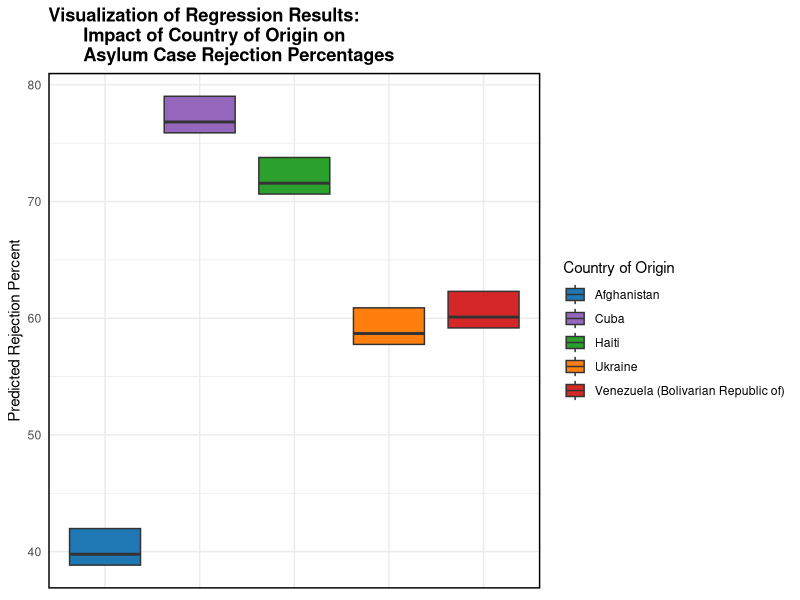
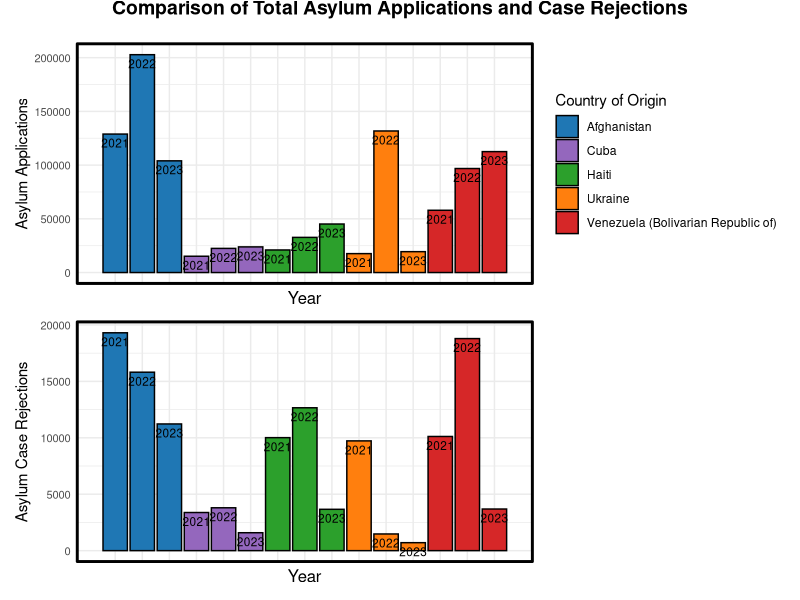

Here is the R script that generated these plots, in order:
library(tidyverse)
library(knitr)
library(patchwork)
library(cowplot)
library(kableExtra)

setwd("C:/Users/emory/Documents/Intro to Data and Statistics/Datasets")
df = read.csv("UNHCR Asylum Data.csv")


World_data <- read.csv("UNHCR Asylum Data.csv")%>%
  filter(Country.of.origin == "Ukraine"| Country.of.origin == "Cuba"| Country.of.origin
         == "Afghanistan"| Country.of.origin == "Haiti"| Country.of.origin ==
           "Venezuela (Bolivarian Republic of)")%>%
  filter(Cases...Persons == "P")%>%
  filter(Year>= 2021)%>%
  group_by(Country.of.asylum, Country.of.origin, Year)%>%
  summarize(Recognized.decisions = sum(Recognized.decisions), 
            Complementary.protection = sum(Complementary.protection),
            Rejected.decisions = sum(Rejected.decisions),
            Otherwise.closed = sum(Otherwise.closed), 
            Total.decisions = sum(Total.decisions))%>%
  mutate(
    Rejected.percent.overall = ((Rejected.decisions + Otherwise.closed) / Total.decisions) * 100,
    Rejected.case.percent = (Rejected.decisions / Total.decisions) * 100,
    Rejected.admin.percent = (Otherwise.closed / Total.decisions) * 100)


#Creation of Bargraph Visualization showcasing differences in asylum application and rejection rates
#by country of origin by asylum applicants. 

asylum_table <- World_data %>%
  group_by(Country.of.origin, Year) %>%
  summarize(Total_Asylum_Seekers = sum(Total.decisions))



asylum_table_rejections <- World_data%>%
  group_by(Country.of.origin, Year) %>%
  summarise(Total_asylum_case_rejections = sum(Rejected.decisions))



country_colors <- c(
  "Afghanistan" = "#1f77b4", 
  "Ukraine" = "#ff7f0e", 
  "Haiti" = "#2ca02c", 
  "Venezuela (Bolivarian Republic of)" = "#d62728",
  "Cuba" = "#9467bd"
)

asylum_table$Country_Year <- paste(asylum_table$Country.of.origin, asylum_table$Year, sep = "_")


asylum_table_rejections$Country_Year <- paste(asylum_table_rejections$Country.of.origin, asylum_table_rejections$Year, sep = "_")


desired_order <- c(
  "Afghanistan_2021", "Afghanistan_2022", "Afghanistan_2023",
  "Cuba_2021", "Cuba_2022", "Cuba_2023",
  "Haiti_2021", "Haiti_2022", "Haiti_2023",
  "Ukraine_2021", "Ukraine_2022", "Ukraine_2023",
  "Venezuela (Bolivarian Republic of)_2021", "Venezuela (Bolivarian Republic of)_2022", "Venezuela (Bolivarian Republic of)_2023"
)

asylum_table$Country_Year <- factor(asylum_table$Country_Year, levels = desired_order)
asylum_table_rejections$Country_Year <- factor(asylum_table_rejections$Country_Year, levels = desired_order)


plot_total_asylum <- ggplot(asylum_table, aes(x = Country_Year, y = Total_Asylum_Seekers, fill = Country.of.origin)) +
  geom_bar(stat = "identity", position = "dodge", colour = "black") +
  geom_text(aes(label = Year), position = position_dodge(width = 1), vjust = 1.5, size = 3) +  
  labs(x = "Year", 
       y = "Asylum Applications",
       fill = "Country of Origin") +
  scale_fill_manual(values = country_colors) +
  theme_minimal() +
  theme(axis.text.x = element_blank(),  
        axis.title.x = element_text(size = 12),  
        axis.text.y = element_text(size = 8),
        panel.border = element_rect(color = "black", fill = NA, size = 1),
        plot.title = element_text(size = 12)) +  
  coord_cartesian(clip = "off") +  
  scale_x_discrete(expand = c(0.1, 0))  

plot_rejections <- ggplot(asylum_table_rejections, aes(x = Country_Year, y = Total_asylum_case_rejections, fill = Country.of.origin)) +
  geom_bar(stat = "identity", position = "dodge", colour = "black") +
  geom_text(aes(label = Year), position = position_dodge(width = 1), vjust = 1.5, size = 3) +  
  labs(x = "Year",  
       y = "Asylum Case Rejections") +
  scale_fill_manual(values = country_colors) +
  theme_minimal() +
  theme(axis.text.x = element_blank(),  
        axis.title.x = element_text(size = 12),  
        axis.text.y = element_text(size = 8),
        panel.border = element_rect(color = "black", fill = NA, size = 1),
        plot.title = element_text(size = 12)) +  
  theme(legend.position = "none") +
  coord_cartesian(clip = "off") +  
  scale_x_discrete(expand = c(0.1, 0))  

combined_plots <- plot_total_asylum / plot_rejections


combined_plots_with_title <- ggdraw() +
  draw_label("Comparison of Total Asylum Applications and Case Rejections", 
             x = 0.5, y = 0.98, 
             hjust = 0.5, vjust = 1, 
             size = 14,  
             fontface = "bold")


final_plot <- cowplot::plot_grid(
  combined_plots_with_title,
  combined_plots,
  ncol = 1,
  rel_heights = c(0.05, 1)  
)




#Creation of Boxplot visualizing regression results


Broad_Regression<-lm(data = World_data, formula = Rejected.percent.overall ~ Country.of.origin+as.factor(Year))

predictions <- data.frame(World_data$Country.of.origin, predict(Broad_Regression))


colnames(predictions) <- c("Country.of.origin", "Predicted_Rejection")


country_colors <- c("Afghanistan" = "#1f77b4", 
                    "Ukraine" = "#ff7f0e", 
                    "Haiti" = "#2ca02c", 
                    "Venezuela (Bolivarian Republic of)" = "#d62728",
                    "Cuba" = "#9467bd")


boxplot_plot <- ggplot(predictions, aes(x = Country.of.origin, y = Predicted_Rejection, fill = Country.of.origin)) +
  geom_boxplot() +
  labs(x = NULL, y = "Predicted Rejection Percent", title = "Visualization of Regression Results: 
       Impact of Country of Origin on 
       Asylum Case Rejection Percentages")+
  scale_fill_manual(values = country_colors, name = "Country of Origin") + 
  theme_minimal()+
  theme(axis.text.x = element_blank(),  
        panel.border = element_rect(color = "black", fill = NA, size = 1),
        plot.title = element_text(face = "bold"))


boxplot_plot
print(final_plot)
